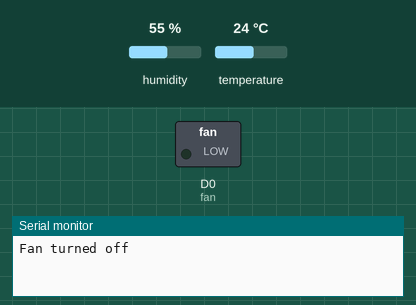
The sketch below on a simulated ESP8266 (NodeMCU). Parts: switched loads named in the sketch (green lamp = pin HIGH), the last lines printed to the serial monitor. Inputs (shaded band) come from the test bench; at power-on: temperature 24 °C, humidity 55 %. WiFi joins after 1.5 s; servers stay silent unless stated.

Above: at 3.0 s.
3.1 s: temperature set to 27 °C
7.0 s: temperature set to 30 °C
At 9.7 s:
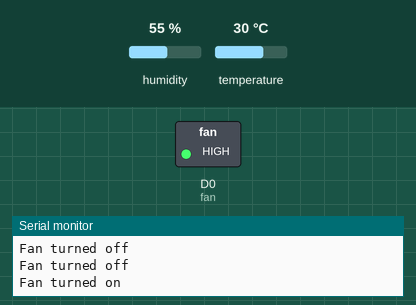
10.3 s: temperature set to 12 °C
At 13.0 s:
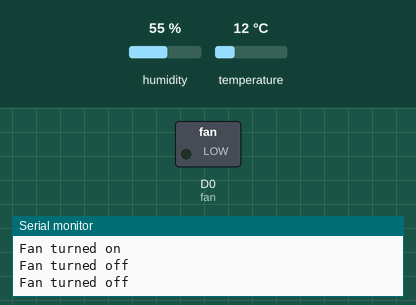
13.3 s: temperature set to 33 °C
At 15.5 s:
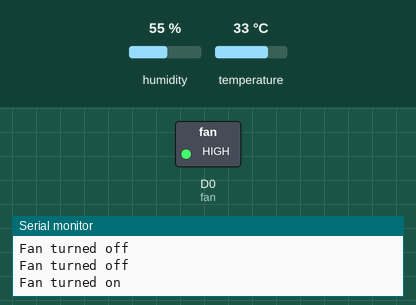
Timing chart, 0 to 17.0 s (numbered marks = the images above; inputs shaded):
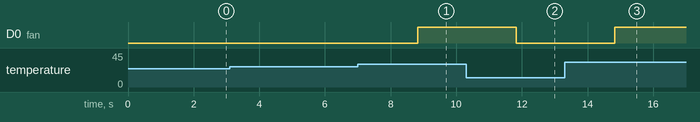

The sketch:

eddimo.ino
```cpp
#define BLYNK_TEMPLATE_ID ""//your template id
#define BLYNK_TEMPLATE_NAME ""//your template name

#define BLYNK_PRINT Serial    // Comment this out to disable prints and save space
#include <SPI.h>
#include <ESP8266WiFi.h>
#include <BlynkSimpleEsp8266.h>
#include <DHT.h>

// You should get Auth Token in the Blynk App.
// Go to the Project Settings (nut icon).
char auth[] = ""; //Enter the Auth code which was sent by Blynk

// Your WiFi credentials.
// Set password to "" for open networks.
char ssid[] = "";  // Enter your WIFI Name
char pass[] = "";  // Enter your WIFI Password

#define DHTPIN D4          // Digital pin 4

// Uncomment whatever type you're using!
#define DHTTYPE DHT11     // DHT 11
//#define DHTTYPE DHT22   // DHT 22, AM2302, AM2321
//#define DHTTYPE DHT21   // DHT 21, AM2301

DHT dht(DHTPIN, DHTTYPE);

int fan = D0;

SimpleTimer timer;

void sendSensor()
{
  float h = dht.readHumidity();
  float t = dht.readTemperature();

  if (isnan(h) || isnan(t)) {
    Serial.println("Failed to read from DHT sensor!");
    return;
  }

  Blynk.virtualWrite(V0, h);  // V5 is for Humidity
  Blynk.virtualWrite(V1, t);  // V6 is for Temperature

  if (t > 28) {
    digitalWrite(fan, HIGH); // Turn on the fan
    Serial.println("Fan turned on");
  } else {
    digitalWrite(fan, LOW); // Turn off the fan
    Serial.println("Fan turned off");
  }
}

void setup()
{
  Serial.begin(9600); // See the connection status in Serial Monitor
  Blynk.begin(auth, ssid, pass);
  dht.begin();
  pinMode(fan, OUTPUT);
  digitalWrite(fan, LOW); // Ensure the fan starts in the OFF state

  // Setup a function to be called every second
  timer.setInterval(1000L, sendSensor);
}

void loop()
{
  Blynk.run(); // Initiates Blynk
  timer.run(); // Initiates SimpleTimer
}
```

Measured:
- the behaviour switches between 28 and 29 °C on temperature (found by bisection; images 0 and 1)
- after the input at 7.0 s, D0 (fan): LOW → HIGH after 1.8 s
- after the input at 10.3 s, D0 (fan): HIGH → LOW after 1.5 s
- after the input at 13.3 s, D0 (fan): LOW → HIGH after 1.5 s
